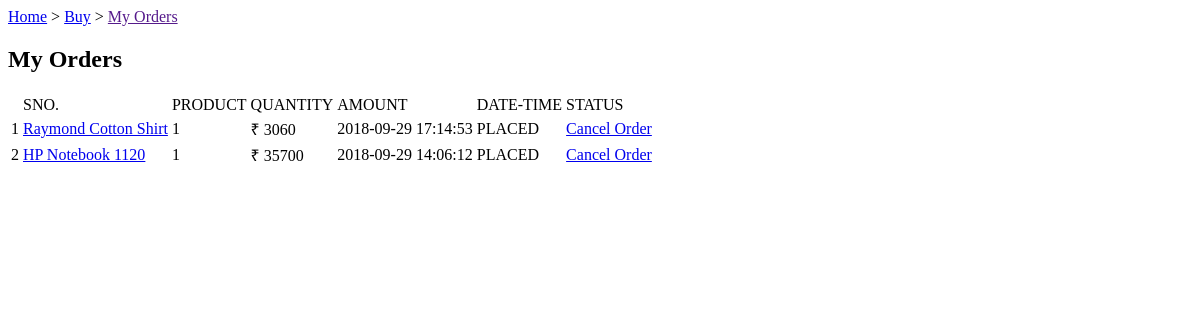
Page /buy/myorders/ (signed in) on the earlier database version.
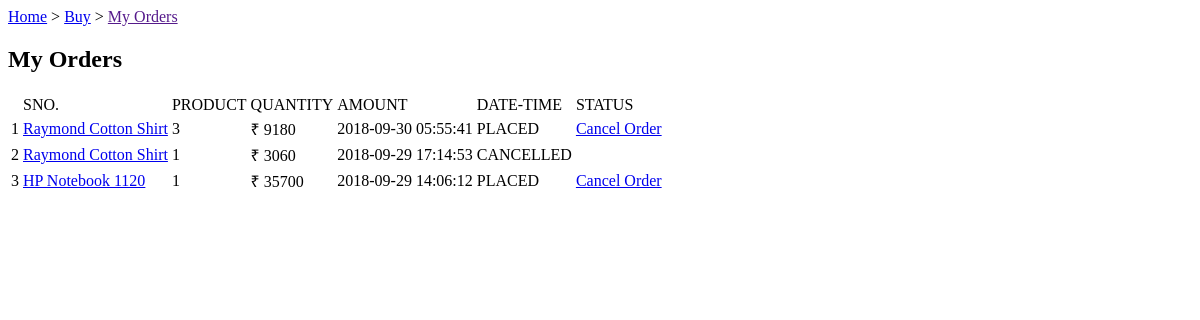
Same page on the later database version.
### tables this page shows
CREATE TABLE orders(
orderID varchar(10) PRIMARY KEY,
custID REFERENCES customer(custID),
prodID REFERENCES product(prodID),
quantity integer check(quantity>=1),
date datetime not null,
cost_price decimal(9,2) NOT NULL,
sell_price decimal(9,2) NOT NULL,
status varchar(15) NOT NULL,
CHECK (cost_price < sell_price )
);

CREATE TABLE product(
prodID varchar(10) PRIMARY KEY,
name varchar(30) NOT NULL,
quantity integer CHECK(quantity>=0) NOT NULL,
category varchar(30) NOT NULL ,
cost_price decimal(9,2) NOT NULL,
sell_price decimal(9,2) NOT NULL,
description varchar(100),
sellID varchar(10) REFERENCES seller (sellID),
CHECK (sell_price>cost_price)
);

### __init__.py (the view)
@app.route("/buy/myorders/")
def my_orders():
    if 'userid' not in session:
        return redirect(url_for('home'))
    if session['type']=="Seller":
        abort(403)
    res = cust_orders(session['userid'])
    return render_template('my_orders.html', orders=res)

### dbaccess.py (called while the page is built)
def cust_orders(custID):
    conn = sqlite3.connect('onlineshop.db')
    cur = conn.cursor()
    a = cur.execute("""SELECT o.orderID, o.prodID, p.name, o.quantity, o.sell_price, o.date, o.status
                       FROM orders o JOIN product p WHERE o.prodID=p.prodID ORDER BY o.date DESC """)
    res = [i for i in a]
    conn.close()
    return res

### templates/my_orders.html (shortened to what this page needs)
<html>
<body>
  <p><a href="/">Home</a> > <a href="/buy">Buy</a> > <a href="">My Orders</a></p>
  <h2>My Orders</h2>
  {% if orders|length==0 %}
  <p>You have no orders yet.</p>
  {% else %}
  <table>
    <th>
      <td>SNO.</td><td>PRODUCT</td><td>QUANTITY</td><td>AMOUNT</td><td>DATE-TIME</td><td>STATUS</td><td></td>
    </th>
    {% set cnt={'val':1} %}
    {% for i in orders %}
    <tr>
      <td>{{cnt['val']}}</td><td><a href="/viewproduct/{{i[1]}}">{{i[2]}}</a></td><td>{{i[3]}}</td>
      <td>₹ {{i[4]}}</td><td>{{i[5]}}</td><td>{{i[6]}}</td>
      {% if i[6]=="PLACED" %}
      <td><a href="/cancel/{{i[0]}}">Cancel Order</a></td>
      {% endif %}
    </tr>
    {% endfor %}
  </table>
  {% endif %}
</body>
</html>

Differences in the rows shown:
added orders: val "1", name "Raymond Cotton Shirt", quantity "3", sell_price "9180", date "2018-09-30 05:55:41", status "PLACED"
changed orders: val "1" → "2"; status "PLACED" → "CANCELLED"; no longer shows "Cancel Order"
computed for orders "HP Notebook 1120": val "2" → "3"
